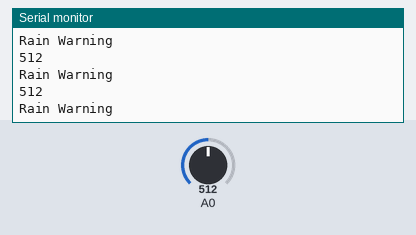
The sketch below on a simulated Arduino Uno, built with avr-gcc and run on an emulated ATmega328P. Shown: the last lines printed to the serial monitor. The test bench sets the inputs (shaded band); at power-on: A0 = 512.

Above: at 1.2 s.
1.3 s: A0 set to 667
At 1.8 s:
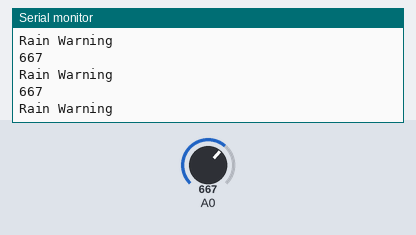
2.8 s: A0 set to 696
At 3.5 s:
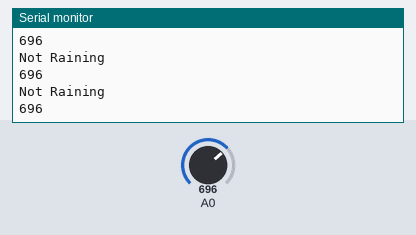
5.9 s: A0 set to 330
At 6.8 s:
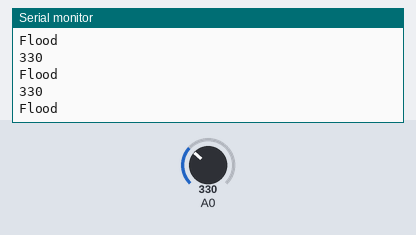
7.4 s: A0 set to 354
At 8.2 s:
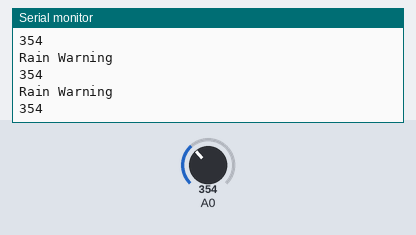
Timing chart, 0 to 10.4 s (numbered marks = the images above; inputs shaded):
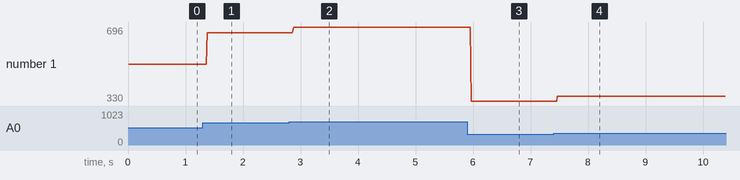

The sketch:

rain_sensor.ino
```cpp
// Rain sensor

/*

For use with a Rain Sensor with an analog out!

To test view the output, point a serial monitor such as Putty at your Arduino.

  - If the Sensor Board is completely soaked; "case 0" will be activated and " Flood " will be sent to the serial monitor.
  - If the Sensor Board has water droplets on it; "case 1" will be activated and " Rain Warning " will be sent to the serial monitor.
  - If the Sensor Board is dry; "case 2" will be activated and " Not Raining " will be sent to the serial monitor.

*/

// lowest and highest sensor readings:
const int sensorMin = 0;     // sensor minimum
const int sensorMax = 1024;  // sensor maximum

void setup() {
  // initialize serial communication @ 9600 baud:
  Serial.begin(9600);
}
void loop() {
  // read the sensor on analog A0:
  int sensorReading = analogRead(A0);
  // map the sensor range (four options):
  // ex: 'long int map(long int, long int, long int, long int, long int)'
  int range = map(sensorReading, sensorMin, sensorMax, 0, 3);

  // range value:
  switch (range) {
 case 0:    // Sensor getting wet
    Serial.println("Flood");

    break;
 case 1:    // Sensor getting wet
    Serial.println("Rain Warning");
    break;
 case 2:    // Sensor dry - To shut this up delete the " Serial.println("Not Raining"); " below.
    Serial.println("Not Raining");
    break;
  }
  delay(1);  // delay between reads
  Serial.println( analogRead(A0));
}
```

Measured:
- the behaviour switches between 682 and 683 on A0 (found by bisection; images 1 and 2)
- the behaviour switches between 341 and 342 on A0 (found by bisection; images 3 and 4)
- after the input at 1.3 s, the serial monitor: prints a new line after 0.08 s (image 1)
- after the input at 2.8 s, the serial monitor: prints a new line after 0.08 s (image 2)
- after the input at 5.9 s, the serial monitor: prints a new line after 0.07 s (image 3)
- after the input at 7.4 s, the serial monitor: prints a new line after 0.07 s (image 4)
- plotted number 1: 512 → 667 after the input at 1.3 s, 667 → 696 after the input at 2.8 s, 696 → 330 after the input at 5.9 s, 330 → 354 after the input at 7.4 s
